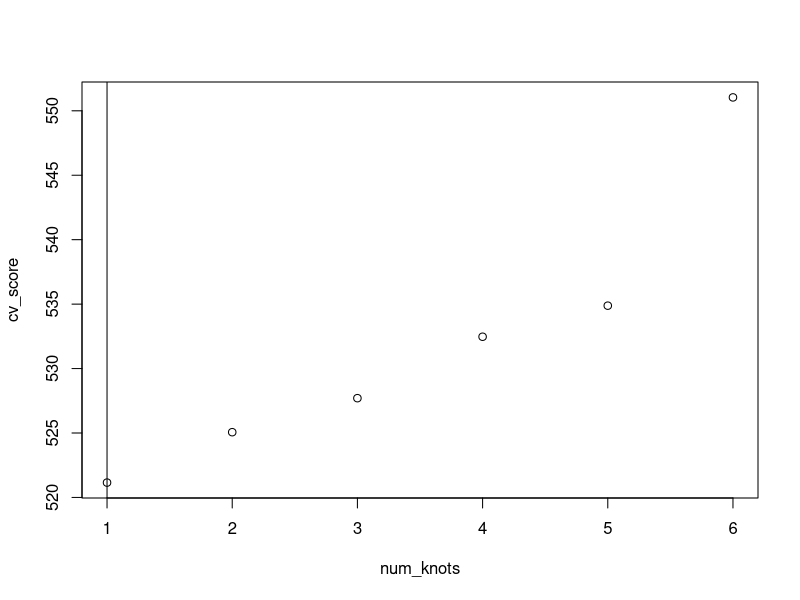
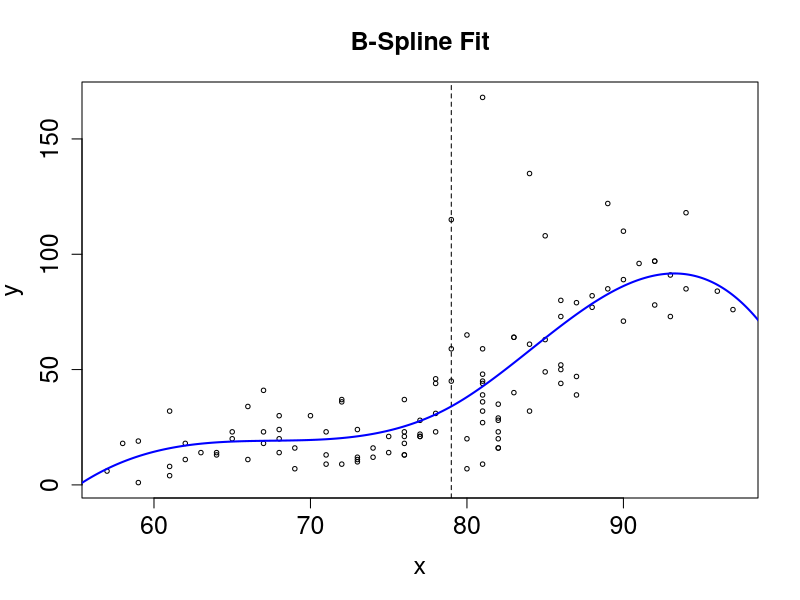
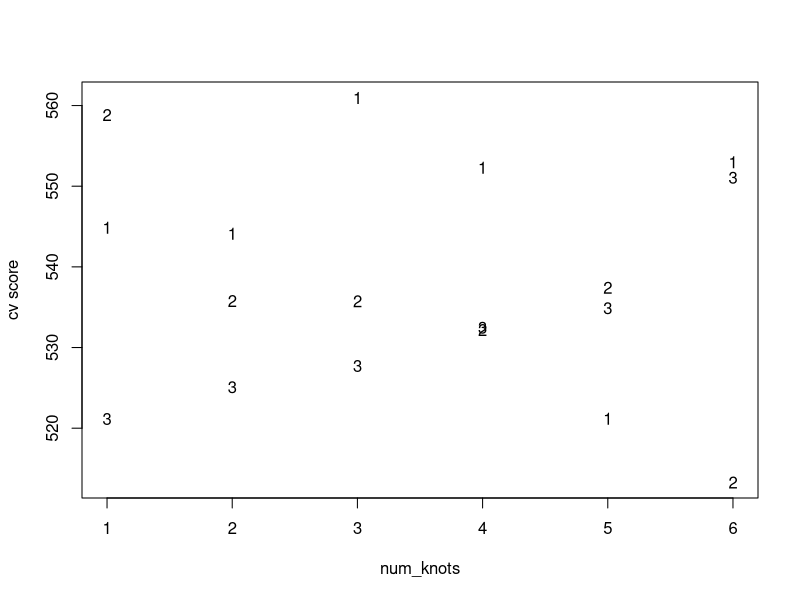
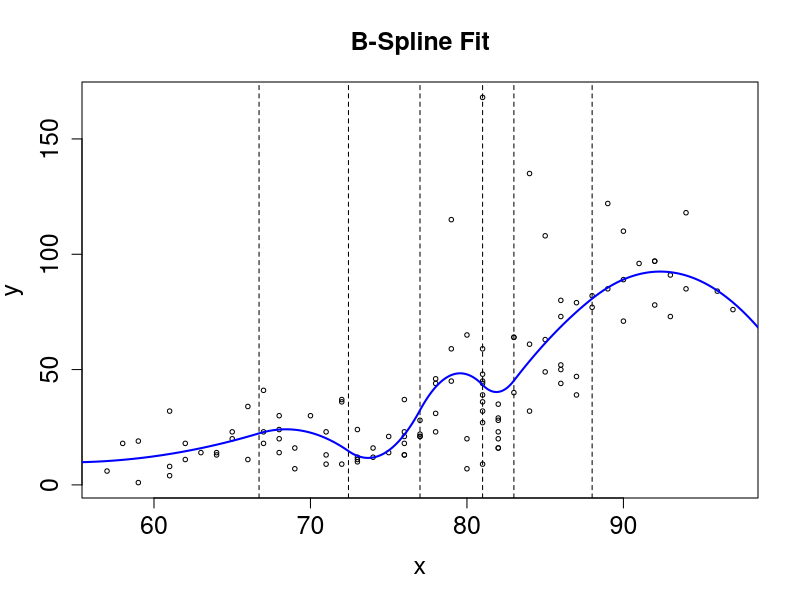
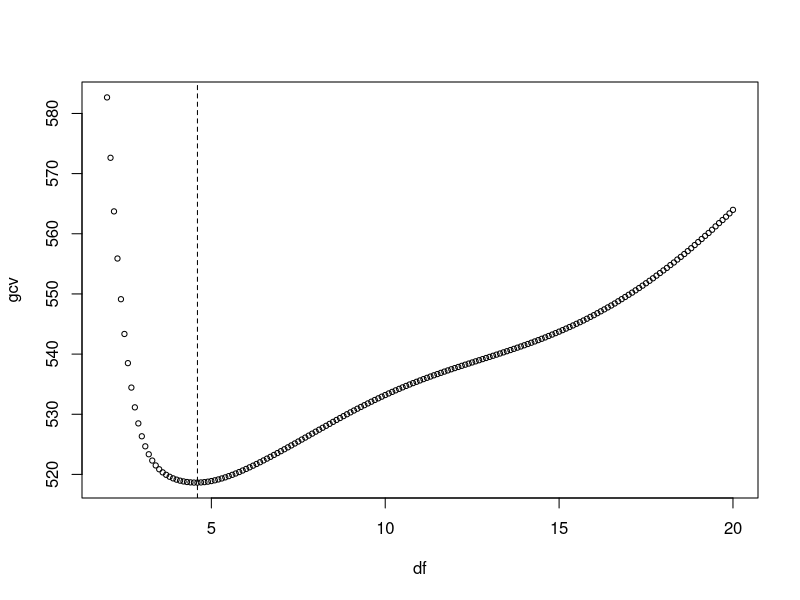
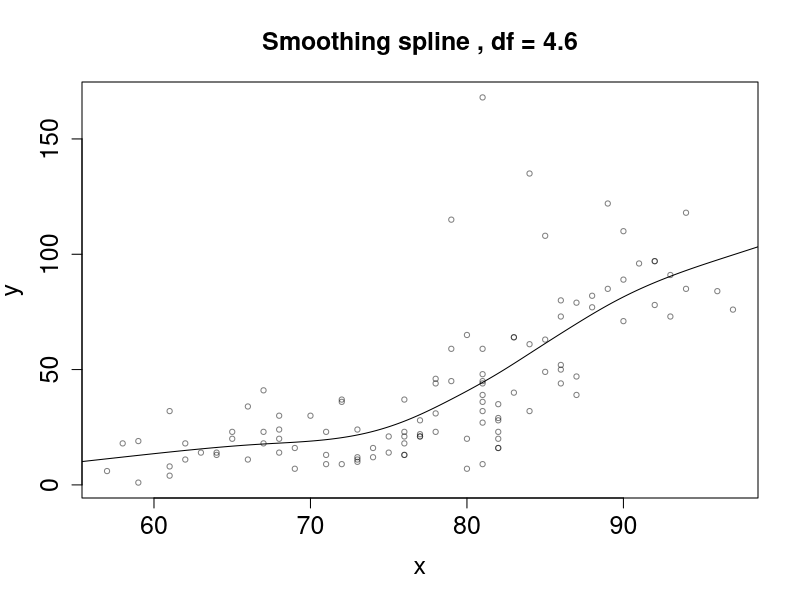
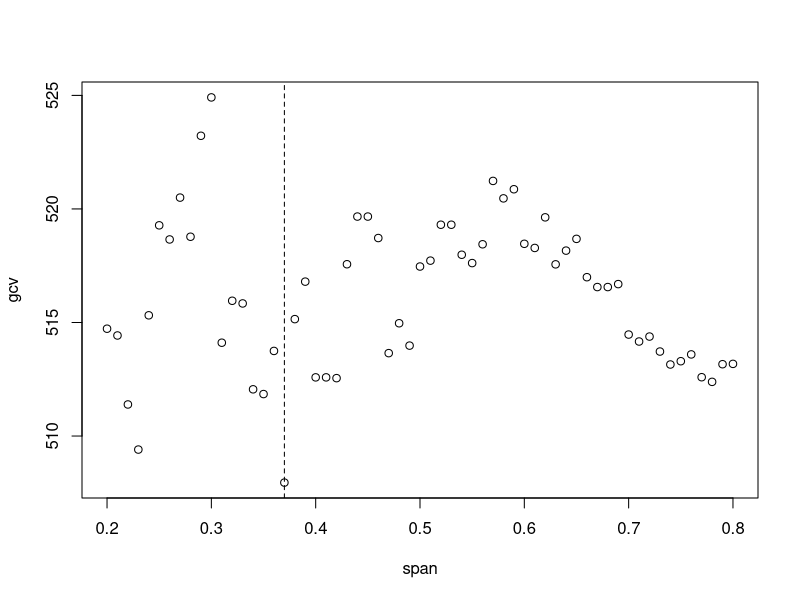
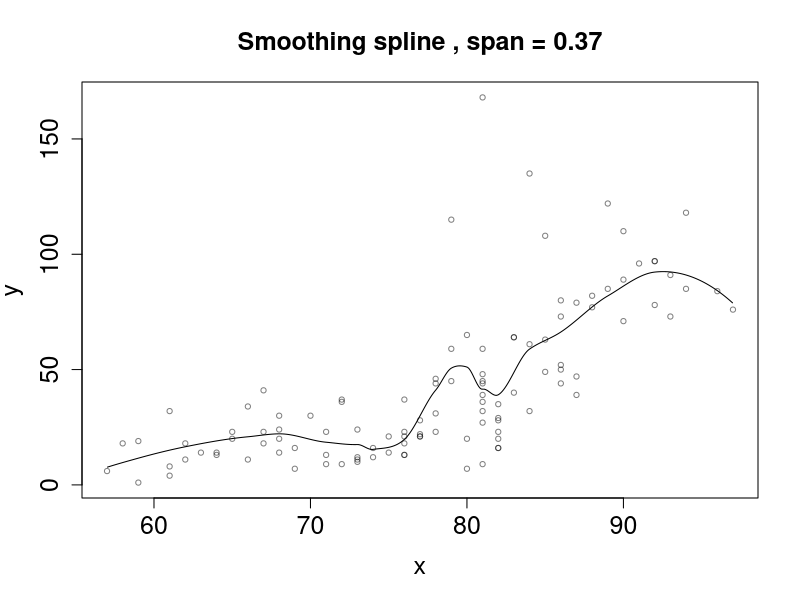

Generate these figures, in order, with R:
## ---- chunk 1
# knitr::opts_chunk$set(echo = TRUE, cache = FALSE)
options(warn=-1)
## ---- chunk 2
data <- read.table("ozone.txt", header=T)
data = data.frame(x=data$temperature, y=data$ozone)
library(boot)
library(splines)

index=order(data$x)
x=data$x[index]
y=data$y[index]

k_knots <- function(k, x){
  locs = seq(1/(k+1), 1-1/(k+1), 1/(k+1))
  quantile(x, locs)
}

num_knots = c(1:6)
cv_score = rep(0,6)
for (i in num_knots){
  knots_p=k_knots(i, x)
  fit.bs <- glm(y ~ bs(x, degree= 3, knots=knots_p),data = data)
  set.seed(444)
  CV=cv.glm(data, fit.bs, K=10)
  cv_score[i]=CV$delta[1]
  
}
plot(num_knots, cv_score)

k=num_knots[which.min(cv_score)]
abline(v=k)
k
knots_p=k_knots(k, data$x)
fit.bs_a <- glm(y ~ bs(x, degree= 3, knots=knots_p), data = data)
xrange <- extendrange(x)
xnew <- seq(min(xrange), max(xrange), length.out=500)
ypred.bs <- predict(fit.bs_a, newdata= data.frame(x=xnew))

plot(x,y, 
     pch=1, cex=0.6,
     main = "B-Spline Fit",
     cex.axis=1.5 , cex.main=1.5, cex.lab=1.5,
)
abline(v=knots_p , lty=2 )
lines(xnew, ypred.bs, col="blue", lwd=2)

## ---- chunk 3

cvs = matrix(1:18,nrow=3,ncol=6)
num_knots = c(1:6)
cv_score = rep(0,6)
degrees = c(1:3)
for (i in num_knots)
  {
    for (j in degrees)
    {
      knots_p=k_knots(i, x)
      set.seed(444)
      fit.bs <- glm(y ~ bs(x, degree= j, knots=knots_p),data = data)
      CV=cv.glm(data, fit.bs, K=10)
      cvs[j,i]=CV$delta[1]
    }
}
cvs
min_index= which(cvs == min(cvs), arr.ind = TRUE)
dmin = cvs[which(cvs == min(cvs), arr.ind = TRUE)]
dmax = cvs[which(cvs == max(cvs), arr.ind = TRUE)]
ytemp=c(rep(dmin,5),dmax)
plot(ytemp~num_knots, type='n' , ylab = 'cv score')
for (i in num_knots)
  {
    for (j in degrees)
    {
        text(i,cvs[j,i],label=j)
    }
}

degree = min_index[1]
knots = min_index[2]
knots_p=k_knots(knots, data$x)
fit.bs_b <- glm(y ~ bs(x, degree= degree, knots=knots_p), data = data)
xrange <- extendrange(x)
xnew <- seq(min(xrange), max(xrange), length.out=500)
ypred.bs <- predict(fit.bs_b, newdata= data.frame(x=xnew))

plot(x,y, 
     pch=1, cex=0.6,
     main = "B-Spline Fit",
     cex.axis=1.5 , cex.main=1.5, cex.lab=1.5,
)
abline(v=knots_p , lty=2 )
lines(xnew, ypred.bs, col="blue", lwd=2)


## ---- chunk 4

print('degree of freedom in a')
fit.bs_a$df.null-fit.bs_a$df.residual

print('degree of freedom in b')
fit.bs_b$df.null-fit.bs_b$df.residual




## ---- chunk 5
df = seq(2,20,0.1)
gcv = c()
j=1
for (i in df){
  sm = smooth.spline(x,y,df=i,cv=FALSE)
  gcv[j]=sm$cv.crit
  j = j+1
}
plot(df, gcv, pch=1, cex=0.7)
best_df = df[which.min(gcv)]
abline(v=best_df , lty=2 )
best_df

sm <- smooth.spline(x, y, df = best_df)
#help("smooth.spline")
# plotting the resutls 
xrange <- extendrange(x)
xnew <- seq(min(xrange), max(xrange), length.out=500)
ypred.sm <- predict(sm, x=xnew)$y # fitted values
plot(x,y, 
     pch=1, cex=0.7,
     main = paste("Smoothing spline , df =", best_df),
     cex.axis=1.5 , cex.main=1.5, cex.lab=1.5,
     col=adjustcolor("black" , alpha=0.5)
)
lines(xnew, ypred.sm)

## ---- chunk 6
# A function to generate the indices of the k-fold sets

kfold <- function(N, k=N, indices=NULL){
  # get the parameters right:
  if (is.null(indices)) {
    # Randomize if the index order is not supplied
    indices <- sample(1:N, N, replace=FALSE)
  } else {
    # else if supplied, force N to match its length
    N <- length(indices)
  }
  # Check that the k value makes sense.
  if (k > N) stop("k must not exceed N")
  #
  
  # How big is each group?
  gsize <- rep(round(N/k), k)

  # For how many groups do we need odjust the size?
  extra <- N - sum(gsize)
  
  # Do we have too few in some groups?
  if (extra > 0) {
    for (i in 1:extra) {
      gsize[i] <- gsize[i] +1
    }
  }
  # Or do we have too many in some groups?
  if (extra < 0) {
    for (i in 1:abs(extra)) {
      gsize[i] <- gsize[i] - 1
    }
  }
  
  running_total <- c(0,cumsum(gsize))
  
  # Return the list of k groups of indices
  lapply(1:k, 
         FUN=function(i) {
           indices[seq(from = 1 + running_total[i],
                       to = running_total[i+1],
                       by = 1)
                   ]
         }
  )
}


# A function to form the k samples
getKfoldSamples <- function (x, y, k, indices=NULL){
  groups <- kfold(length(x), k, indices)
  Ssamples <- lapply(groups,
                     FUN=function(group) {
                       list(x=x[-group], y=y[-group])
                     })
  Tsamples <- lapply(groups,
                     FUN=function(group) {
                       list(x=x[group], y=y[group])
                     })
  list(Ssamples = Ssamples, Tsamples = Tsamples)
}


get_gcv_score <- function(x,y,span,degree){
  set.seed(444)
  samples_kfold <-  getKfoldSamples(x, y, k=length(x))
  Ssamples <- samples_kfold$Ssamples # change this accorcing to the number of folds
  Tsamples <- samples_kfold$Tsamples # change this accorcing to the number of folds
  MSE = c()
  # help(loess)
  
  for(j in 1:length(Ssamples)){
    x.temp = Ssamples[[j]]$x
    y.temp = Ssamples[[j]]$y
    temp=data.frame(x_h=x.temp, y_h=y.temp)
    model = loess(y_h~x_h, span=span, degree=degree, data=temp)
    
    pred = predict(model , newdata=data.frame(x_h=Tsamples[[j]]$x))
    MSE[j] = mean((Tsamples[[j]]$y-pred)^2)
  }
  MSE[MSE=="N/A"] = NA
  MSE=na.omit(MSE)
  mean(MSE)
}
## ---- chunk 7
span = seq(0.2,0.8,0.01)
gcv = c()
j=1

for (i in span){
  gcv_score=get_gcv_score(x,y,i,2)
  # print(gcv_score)
  gcv[j]=gcv_score
  j=j+1
}

best_span = span[which.min(gcv)]
model_b = loess(y~x, span=best_span, degree=2, data=data)
plot(span, gcv)
abline(v=best_span , lty=2 )

range <- extendrange(x)
xnew <- seq(min(xrange), max(xrange), length.out=500)
ypred.sm <- predict(model_b, data.frame(x=xnew)) # fitted values
plot(x,y, 
     pch=1, cex=0.7,
     main = paste("Smoothing spline , span =", best_span),
     cex.axis=1.5 , cex.main=1.5, cex.lab=1.5,
     col=adjustcolor("black" , alpha=0.5)
)
lines(xnew, ypred.sm)



## ---- chunk 8
span = seq(0.2,0.8,0.01)
gcv = c()
j=1

for (i in span){
  gcv_score=get_gcv_score(x,y,i,1)
  # print(gcv_score)
  gcv[j]=gcv_score
  j=j+1
}

best_span = span[which.min(gcv)]
model_c = loess(y~x, span=best_span, degree=1, data=data)
plot(span, gcv)
abline(v=best_span , lty=2 )

range <- extendrange(x)
xnew <- seq(min(xrange), max(xrange), length.out=500)
ypred.sm <- predict(model_c, data.frame(x=xnew)) # fitted values
plot(x,y, 
     pch=1, cex=0.7,
     main = paste("Smoothing spline , span =", best_span),
     cex.axis=1.5 , cex.main=1.5, cex.lab=1.5,
     col=adjustcolor("black" , alpha=0.5)
)
lines(xnew, ypred.sm)


## ---- chunk 9
print('df in part a')
best_df
print('df in part b')
model_b$enp
print('df in part c')
model_c$enp
help(loess)

## ---- chunk 10

help("smooth.spline")

par(mfrow=c(1,2))
smootherMatrix <- function(x,span) {
  n <- length(x)
  S <- matrix(0, n, n)
  for (i in 1:n) {
    ei = rep(0, n)
    ei[i] <- 1
    # insert the fit into the i'th column of S
    temp = data.frame(x=x, y=ei)
    model = loess(y~x, span=span, data = temp)
    S[,i]  <- predict(model, data.frame(x=x))
  }
  # To make sure the result is (numerically) symmetric
  #S <- (S + t(S))/2
  # and return the symmetric matrix
  S
}
S=smootherMatrix(x,0.2)
S_2=smootherMatrix(x,0.8)
r35=S[35,]
plot(r35, xlab = 'index', ylab='value', main='S_short row35')
abline(v=35 , lty=2 )

plot(S_2[35,], xlab = 'index', ylab='value', main='S_long row35')
abline(v=35 , lty=2 )

r108 = S[108,]
plot(r108, xlab = 'index', ylab='value', main='S_short row108')
abline(v=108 , lty=2 )

plot(S_2[108,], xlab = 'index', ylab='value', main='S_long row108')
abline(v=108 , lty=2 )

sing= svd(S)
sing_2= svd(S_2)
plot(sing$d, type="b",
     main=paste("singular_values of S_short"),
     ylab = expression(rho(lambda)),
     xlab="i",
     pch=19, col="grey30",
     cex.axis=1.5 , cex.main=1.5, cex.lab=1.5)
plot(sing_2$d, type="b",
     main=paste("singular_values of S_long"),
     ylab = expression(rho(lambda)),
     xlab="i",
     pch=19, col="grey30",
     cex.axis=1.5 , cex.main=1.5, cex.lab=1.5)

impacts = c()
j=1
for(i in 1:length(y)){
  impacts[j]= abs(t(sing$v[,i]) %*% y)
  j=j+1
}
plot(impacts, main='S_short:<v_i, y>')

impacts = c()
j=1
for(i in 1:length(y)){
  impacts[j]= abs(t(sing_2$v[,i]) %*% y)
  j=j+1
}
plot(impacts,main='S_long:<v_i, y>')

plotEigenBases <- function(x, 
                           eigenDecomp, eigenDecomp2,
                           indices){
  
  Xorder <- order(x)
  orderedX <- x[Xorder]
  vectors <- eigenDecomp$u
  vectors2 <- eigenDecomp2$u
  ylim <- range(vectors)
  values <- eigenDecomp$d
  values2 <- eigenDecomp2$d
  for (i in indices){
    plot(orderedX, vectors[Xorder, i],
         type="l", col=1,
         xlab="x", ylab="eigen function",
         ylim = ylim,
         main=paste("i=", i),
         cex.axis=1.5 , cex.main=1.5, cex.lab=1.5)
    lines(orderedX, vectors2[Xorder, i], col=2)
    legend("topleft",legend=c("short", "long"),col=c(1, 2), lty=c(1,1), cex=0.8)
  }
  
  
}

plotEigenBases(x,sing,sing_2, c(8:16))

dim(S)
